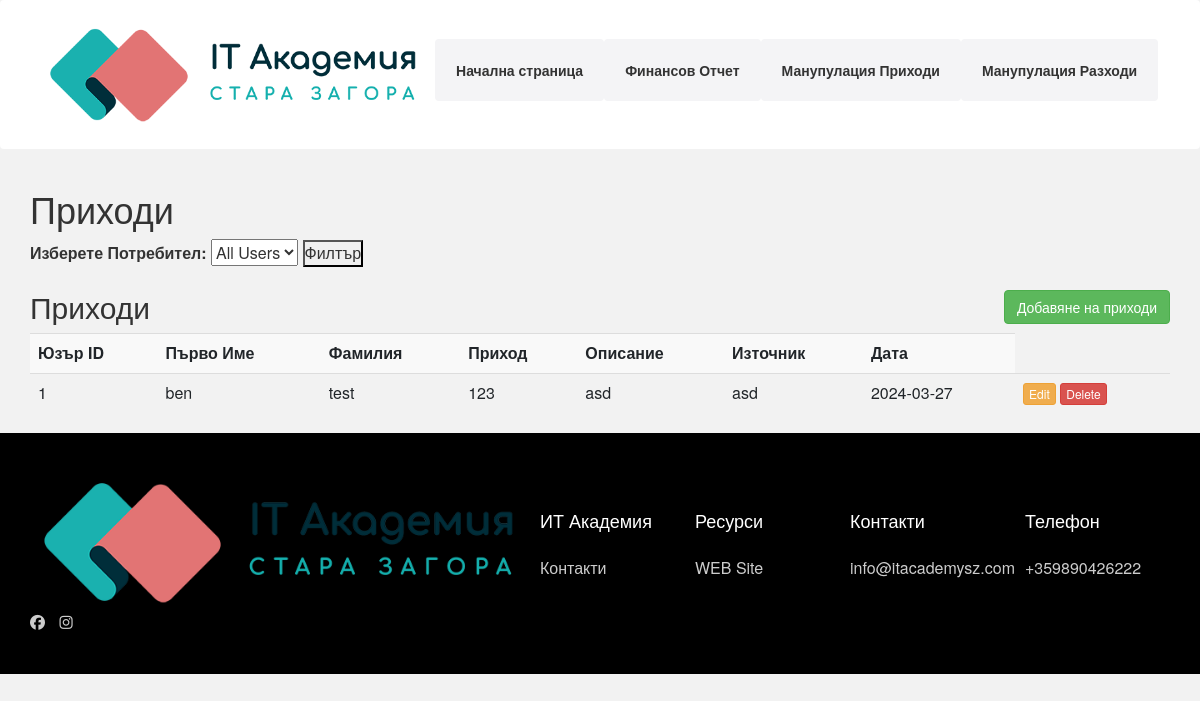
Page /index3 on the earlier database version.
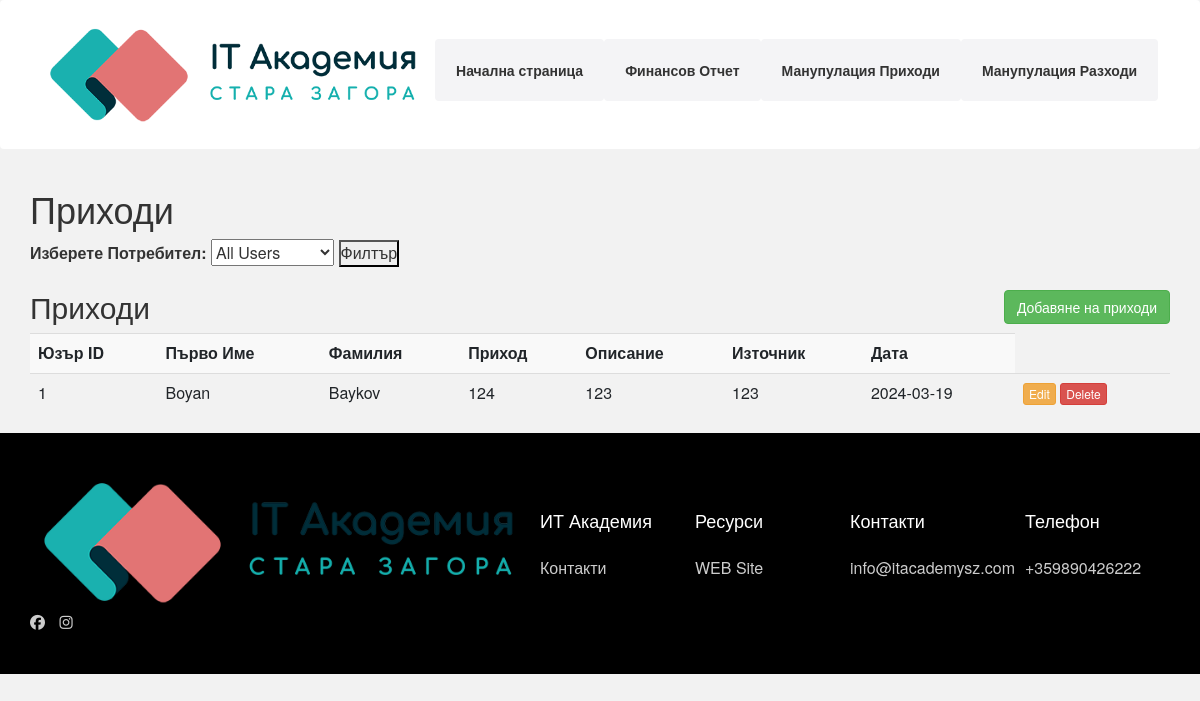
Same page on the later database version.
### web/alchemy.py (models this page shows)
class Income(Base):
    __tablename__ = 'income'
    id = Column(Integer, primary_key=True)
    user_id = Column(Integer, ForeignKey('users.id'))
    income = Column(Integer)
    description = Column(String)
    source = Column(String)
    date = Column(Date, default=datetime.now)
    user = relationship("User", back_populates="incomes")

class User(Base):
    __tablename__ = 'users'
    id = Column(Integer, primary_key=True)
    FirstName = Column(String)
    LastName = Column(String)
    incomes = relationship("Income", back_populates="user")

### web/app.py (the view)
@app.route('/index3', methods=['GET', 'POST'])
def Index3():
    cur.execute("SELECT FirstName, LastName  FROM users")
    user_names = [f"{row[0]} {row[1]}" for row in cur.fetchall()]
    if request.method == 'POST':
        selected_user_name = request.form.get('user_name')
        if selected_user_name:
            cur.execute("""SELECT i.id, i.user_id, u.FirstName, u.LastName, i.income, i.description, i.source, i.date
                            FROM income i
                            JOIN users u ON u.id = i.user_id
                            WHERE u.FirstName || ' ' || u.LastName = ?""", (selected_user_name,))
        else:
            cur.execute("""SELECT i.id, i.user_id, u.FirstName, u.LastName, i.income, i.description, i.source, i.date
                            FROM income i
                            JOIN users u ON u.id = i.user_id""")
        income_data = cur.fetchall()
    else:
        cur.execute("""SELECT i.id, i.user_id, u.FirstName, u.LastName, i.income, i.description, i.source, i.date
                        FROM income i
                        JOIN users u ON u.id = i.user_id""")
        income_data = cur.fetchall()
    return render_template('index3.html', income=income_data, user_names=user_names)

### web/templates/index3.html (shortened to what this page needs)
{% include "header.html" %}
<link href="{{url_for('static', filename = 'css/bootstrap.min.css')}}" rel="stylesheet">
{% block body %}
<div class="container">
   <div class="row">
      <div class="col md-12">
        <h1>Приходи</h1>
        <form method="POST" action="/index3">
          <label for="user_name">Изберете Потребител:</label>
          <select name="user_name" id="user_name">
              <option value="">All Users</option>
          </select>
          <button type="submit">Филтър</button>
        </form>
         <h2>Приходи
          <button type="button" class="btn btn-success  pull-right" data-toggle="modal" data-target="#myModal">Добавяне на приходи
          </button>
          </h2>
         <table class="table table-striped" >
           <tr>
               <th>Юзър ID</th>
               <th>Първо Име</th>
               <th>Фамилия</th>
               <th>Приход</th>
               <th>Описание</th>
               <th>Източник</th>
               <th>Дата</th>
            </tr>
            {% for row in income %}
            <tr>
               <td>{{row.1}}</td>
               <td>{{row.2}}</td>
               <td>{{row.3}}</td>
               <td>{{row.4}}</td>
               <td>{{row.5}}</td>
               <td>{{row.6}}</td>
               <td>{{row.7}}</td>
               <td>
                  <a href="/index3/update/{{row.0}}" class="btn btn-warning btn-xs" data-toggle="modal"
                     data-target="#modaledit{{row.0}}">Edit</a>
                  <a href="/index3/delete/{{ row.0 }}" class="btn btn-danger btn-xs"
                     onclick="return confirm('Are You Sure For Delete?')">Delete</a>
               </td>
            </tr>
            {% endfor %}
         </table>
      </div>
   </div>
</div>
{% endblock %}
{% include "footer.html" %}

Differences in the rows shown:
changed Income: FirstName "ben" → "Boyan"; LastName "test" → "Baykov"; income "123" → "124"; description "asd" → "123"; source "asd" → "123"; date "2024-03-27" → "2024-03-19"
